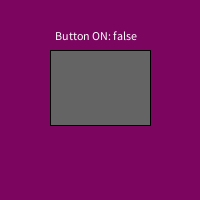
Frame 1 (no input)
Frame 60 (the mouse pressed at the canvas centre just before this capture): identical to frame 1, image omitted
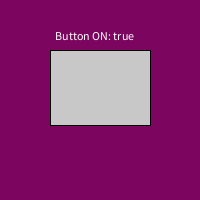
Frame 120 (the mouse held since frame 60 and released just before this capture)

The Processing sketch that drew these frames (run headless with seeded random() and noise(); from frame 60 on, the mouse is pressed at the canvas centre):

// Processing sketch: buttonOne
// ── buttonOne.pde


boolean button = false;
int x = 50;
int y = 50;
int w = 100;
int h = 75;
void setup(){
  size(200,200);
}
void draw(){
  background(#7C065F);
  if (button) {
    fill(255);
    text("Button ON: " + str(button),55,40);
    fill(200);
    rect(50,50,100,75);
  } else if (!button){
    fill(255);
    text("Button ON: " + str(button),55,40);
    fill(100);
    rect(50,50,100,75);
    }
}
void mousePressed(){
  if(mouseX>=x && mouseX<=x+w && mouseY>=y && mouseY<=y+h){
    button = !button;
  }
}
